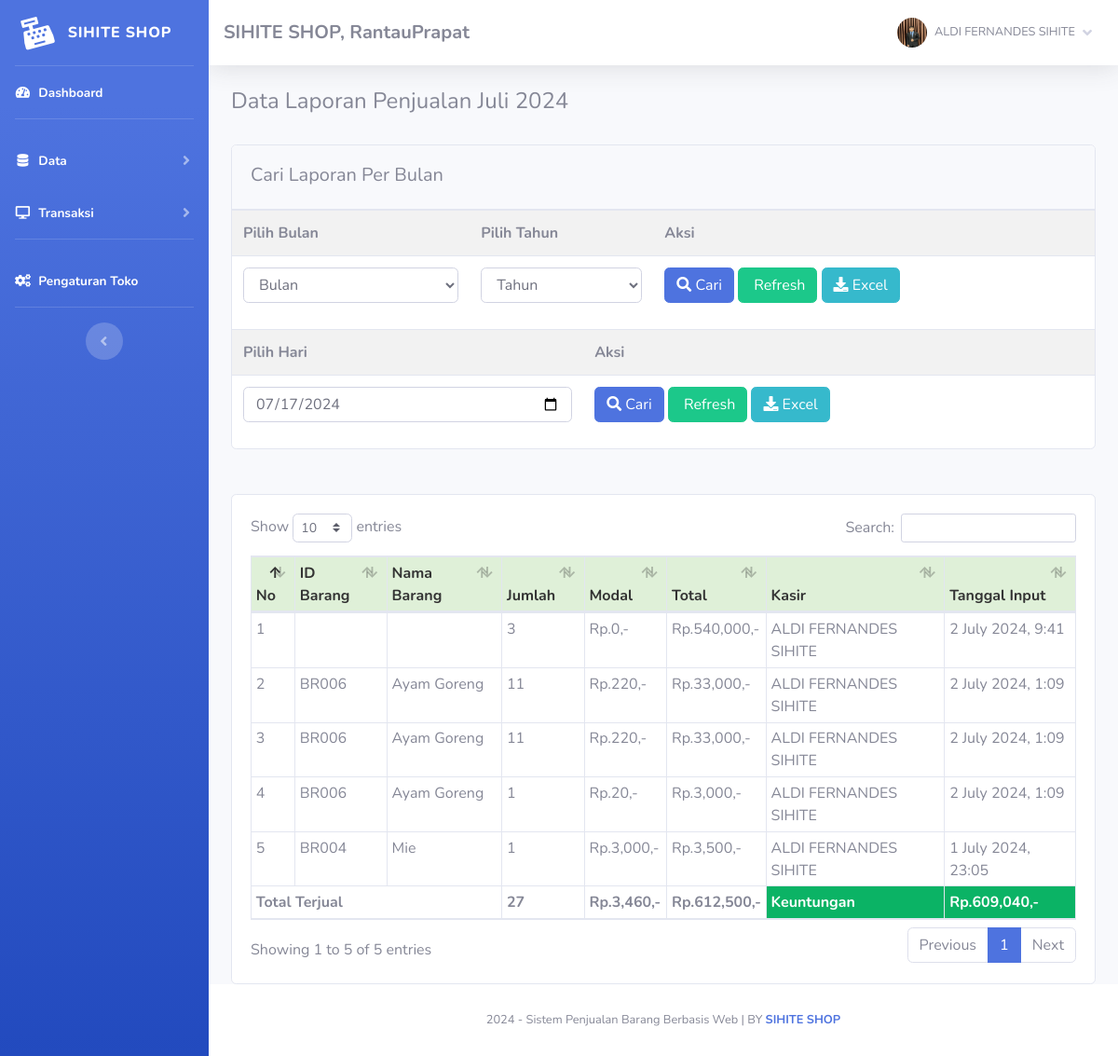
The app's page /index.php?page=laporan (signed in) with its own data.
### tables this page shows
CREATE TABLE `toko` (
  `id_toko` int(11) NOT NULL,
  `nama_toko` varchar(255) NOT NULL,
  `alamat_toko` text NOT NULL,
  `tlp` varchar(255) NOT NULL,
  `nama_pemilik` varchar(255) NOT NULL
);

CREATE TABLE `member` (
  `id_member` int(11) NOT NULL,
  `nm_member` varchar(255) NOT NULL,
  `alamat_member` text NOT NULL,
  `telepon` varchar(255) NOT NULL,
  `email` varchar(255) NOT NULL,
  `gambar` text NOT NULL,
  `NIK` text NOT NULL
);

CREATE TABLE `nota` (
  `id_nota` int(11) NOT NULL,
  `id_barang` varchar(255) NOT NULL,
  `id_member` int(11) NOT NULL,
  `jumlah` varchar(255) NOT NULL,
  `total` varchar(255) NOT NULL,
  `tanggal_input` varchar(255) NOT NULL,
  `periode` varchar(255) DEFAULT NULL
);

CREATE TABLE `barang` (
  `id` int(11) NOT NULL,
  `id_barang` varchar(255) NOT NULL,
  `id_kategori` int(11) NOT NULL,
  `nama_barang` text NOT NULL,
  `merk` varchar(255) NOT NULL,
  `harga_beli` varchar(255) NOT NULL,
  `harga_jual` varchar(255) NOT NULL,
  `satuan_barang` varchar(255) NOT NULL,
  `stok` text NOT NULL,
  `tgl_input` varchar(255) NOT NULL,
  `tgl_update` varchar(255) DEFAULT NULL
);

### admin/module/laporan/index.php (the view, shortened to what this page needs)
 <?php
	$bulan_tes =array(
		'01'=>"Januari",
		'02'=>"Februari",
		'03'=>"Maret",
		'04'=>"April",
		'05'=>"Mei",
		'06'=>"Juni",
		'07'=>"Juli",
		'08'=>"Agustus",
		'09'=>"September",
		'10'=>"Oktober",
		'11'=>"November",
		'12'=>"Desember"
	);
?>
<div class="row">
	<div class="col-md-12">
		<h4>
			<?php if(!empty($_GET['cari'])){ ?>
			Data Laporan Penjualan <?= $bulan_tes[$_POST['bln']];?> <?= $_POST['thn'];?>
			<?php }elseif(!empty($_GET['hari'])){?>
			Data Laporan Penjualan <?= $_POST['hari'];?>
			<?php }else{?>
			Data Laporan Penjualan <?= $bulan_tes[date('m')];?> <?= date('Y');?>
			<?php }?>
		</h4>
		<br />
		<div class="card">
			<div class="card-header">
				<h5 class="card-title mt-2">Cari Laporan Per Bulan</h5>
			</div>
			<div class="card-body p-0">
				<form method="post" action="index.php?page=laporan&cari=ok">
					<table class="table table-striped">
						<tr>
							<th>
								Pilih Bulan
							</th>
							<th>
								Pilih Tahun
							</th>
							<th>
								Aksi
							</th>
						</tr>
						<tr>
							<td>
								<select name="bln" class="form-control">
									<option selected="selected">Bulan</option>
								</select>
							</td>
							<td>
							<?php
								echo "<select name='thn' class='form-control'>";
								echo '
								<option selected="selected">Tahun</option>';
								echo "</select>";
							?>
							</td>
							<td>
								<button class="btn btn-primary">
									<i class="fa fa-search"></i> Cari
								</button>
								<a href="index.php?page=laporan" class="btn btn-success">
									<i class="fa fa-refresh"></i> Refresh</a>
								<?php if(!empty($_GET['cari'])){?>
								<a href="excel.php?cari=yes&bln=<?=$_POST['bln'];?>&thn=<?=$_POST['thn'];?>"
									class="btn btn-info"><i class="fa fa-download"></i>
									Excel</a>
								<?php }else{?>
								<a href="excel.php" class="btn btn-info"><i class="fa fa-download"></i>
									Excel</a>
								<?php }?>
							</td>
						</tr>
					</table>
				</form>
				<form method="post" action="index.php?page=laporan&hari=cek">
					<table class="table table-striped">
						<tr>
							<th>
								Pilih Hari
							</th>
							<th>
								Aksi
							</th>
						</tr>
						<tr>
							<td>
								<input type="date" value="<?= date('Y-m-d');?>" class="form-control" name="hari">
							</td>
							<td>
								<button class="btn btn-primary">
									<i class="fa fa-search"></i> Cari
								</button>
								<a href="index.php?page=laporan" class="btn btn-success">
									<i class="fa fa-refresh"></i> Refresh</a>
								<?php if(!empty($_GET['hari'])){?>
								<a href="excel.php?hari=cek&tgl=<?= $_POST['hari'];?>" class="btn btn-info"><i
										class="fa fa-download"></i>
									Excel</a>
								<?php }else{?>
								<a href="excel.php" class="btn btn-info"><i class="fa fa-download"></i>
									Excel</a>
								<?php }?>
							</td>
						</tr>
					</table>
				</form>
			</div>
		</div>
         <br />
         <br />
		<div class="card">
			<div class="card-body">
				<div class="table-responsive">
					<table class="table table-bordered w-100 table-sm" id="example1">
						<thead>
							<tr style="background:#DFF0D8;color:#333;">
								<th> No</th>
								<th> ID Barang</th>
								<th> Nama Barang</th>
								<th style="width:10%;"> Jumlah</th>
								<th style="width:10%;"> Modal</th>
								<th style="width:10%;"> Total</th>
								<th> Kasir</th>
								<th> Tanggal Input</th>
							</tr>
						</thead>
						<tbody>
							<?php
								$no=1;
								if(!empty($_GET['cari'])){
									$periode = $_POST['bln'].'-'.$_POST['thn'];
									$no=1;
									$jumlah = 0;
									$bayar = 0;
									$hasil = $lihat -> periode_jual($periode);
								}elseif(!empty($_GET['hari'])){
									$hari = $_POST['hari'];
									$no=1;
									$jumlah = 0;
									$bayar = 0;
									$hasil = $lihat -> hari_jual($hari);
								}else{
									$hasil = $lihat -> jual();
								}
							?>
							<?php
								$bayar = 0;
								$jumlah = 0;
								$modal = 0;
								foreach($hasil as $isi){
									$bayar += $isi['total'];
									$modal += $isi['harga_beli']* $isi['jumlah'];
									$jumlah += $isi['jumlah'];
							?>
							<tr>
								<td><?php echo $no;?></td>
								<td><?php echo $isi['id_barang'];?></td>
								<td><?php echo $isi['nama_barang'];?></td>
								<td><?php echo $isi['jumlah'];?> </td>
								<td>Rp.<?php echo number_format($isi['harga_beli']* $isi['jumlah']);?>,-</td>
								<td>Rp.<?php echo number_format($isi['total']);?>,-</td>
								<td><?php echo $isi['nm_member'];?></td>
								<td><?php echo $isi['tanggal_input'];?></td>
							</tr>
							<?php $no++; }?>
						</tbody>
						<tfoot>
							<tr>
								<th colspan="3">Total Terjual</td>
								<th><?php echo $jumlah;?></td>
								<th>Rp.<?php echo number_format($modal);?>,-</th>
								<th>Rp.<?php echo number_format($bayar);?>,-</th>
								<th style="background:#0bb365;color:#fff;">Keuntungan</th>
								<th style="background:#0bb365;color:#fff;">
									Rp.<?php echo number_format($bayar-$modal);?>,-</th>
							</tr>
						</tfoot>
					</table>
				</div>
			</div>
		</div>
     </div>
 </div>

### admin/template/sidebar.php (shortened to what this page needs)
<?php
    $id = $_SESSION['admin']['id_member'];
    $hasil_profil = $lihat -> member_edit($id);
?>
<ul class="navbar-nav bg-gradient-primary sidebar sidebar-dark accordion" id="accordionSidebar">
    <a class="sidebar-brand d-flex align-items-center justify-content-center" href="index.php">
        <div class="sidebar-brand-icon rotate-n-15">
            <i class="fas fa-cash-register"></i>
        </div>
        <div class="sidebar-brand-text mx-3">SIHITE SHOP<sup></sup></div>
    </a>
    <hr class="sidebar-divider my-0">
    <li class="nav-item active">
        <a class="nav-link" href="index.php">
            <i class="fas fa-fw fa-tachometer-alt"></i>
            <span>Dashboard</span></a>
    </li>
    <hr class="sidebar-divider">
    <li class="nav-item active">
        <a class="nav-link collapsed" href="#" data-toggle="collapse" data-target="#collapseTwo" aria-expanded="true"
            aria-controls="collapseTwo">
            <i class="fas fa-fw fa-database"></i>
            <span>Data</span>
        </a>
    </li>
    <li class="nav-item active">
        <a class="nav-link collapsed" href="#" data-toggle="collapse" data-target="#collapse3" aria-expanded="true"
            aria-controls="collapse3">
            <i class="fas fa-fw fa-desktop"></i>
            <span>Transaksi</span>
        </a>
    </li>
    <hr class="sidebar-divider">
    <li class="nav-item active">
        <a class="nav-link" href="index.php?page=pengaturan">
            <i class="fas fa-fw fa-cogs"></i>
            <span>Pengaturan Toko</span></a>
    </li>
    <hr class="sidebar-divider d-none d-md-block">
    <div class="text-center d-none d-md-inline">
        <button class="rounded-circle border-0" id="sidebarToggle"></button>
    </div>
</ul>
<div id="content-wrapper" class="d-flex flex-column">
    <div id="content">
        <nav class="navbar navbar-expand navbar-light bg-white topbar mb-4 static-top shadow">
            <h5 class="d-lg-block d-none mt-2"><b><?php echo $toko['nama_toko'];?>, <?php echo $toko['alamat_toko'];?></b></h5>
            <ul class="navbar-nav ml-auto">
                <li class="nav-item dropdown no-arrow">
                    <a class="nav-link dropdown-toggle" href="#" id="userDropdown" role="button" data-toggle="dropdown"
                        aria-haspopup="true" aria-expanded="false">
                        <img class="img-profile rounded-circle"
                            src="assets/img/user/<?php echo $hasil_profil['gambar'];?>">
                        <span
                            class="mr-2 d-none d-lg-inline text-gray-600 small ml-2"><?php echo $hasil_profil['nm_member'];?></span>
                        <i class="fas fa-angle-down"></i>
                    </a>
                </li>
            </ul>
        </nav>
        <div class="container-fluid">

### records on screen
toko: nama_toko "SIHITE SHOP", alamat_toko "RantauPrapat"
nota: jumlah "3", jumlah "0", total "540,000", id_member.nm_member "ALDI FERNANDES SIHITE", tanggal_input "2 July 2024, 9:41"
nota: barang.id_barang "BR006", barang.nama_barang "Ayam Goreng", jumlah "11", $isi['harga_beli']*$isi['jumlah'] "220", total "33,000", id_member.nm_member "ALDI FERNANDES SIHITE", tanggal_input "2 July 2024, 1:09"
nota: barang.id_barang "BR006", barang.nama_barang "Ayam Goreng", jumlah "11", $isi['harga_beli']*$isi['jumlah'] "220", total "33,000", id_member.nm_member "ALDI FERNANDES SIHITE", tanggal_input "2 July 2024, 1:09"
nota: barang.id_barang "BR006", barang.nama_barang "Ayam Goreng", jumlah "1", $isi['harga_beli']*$isi['jumlah'] "20", total "3,000", id_member.nm_member "ALDI FERNANDES SIHITE", tanggal_input "2 July 2024, 1:09"
nota: barang.id_barang "BR004", barang.nama_barang "Mie", jumlah "1", $isi['harga_beli']*$isi['jumlah'] "3,000", total "3,500", id_member.nm_member "ALDI FERNANDES SIHITE", tanggal_input "1 July 2024, 23:05"

### other values on screen
$hasil_profil['nm_member'] "ALDI FERNANDES SIHITE"
$jumlah "27"
$modal "3,460"
$bayar "612,500"
$bayar-$modal "609,040"
